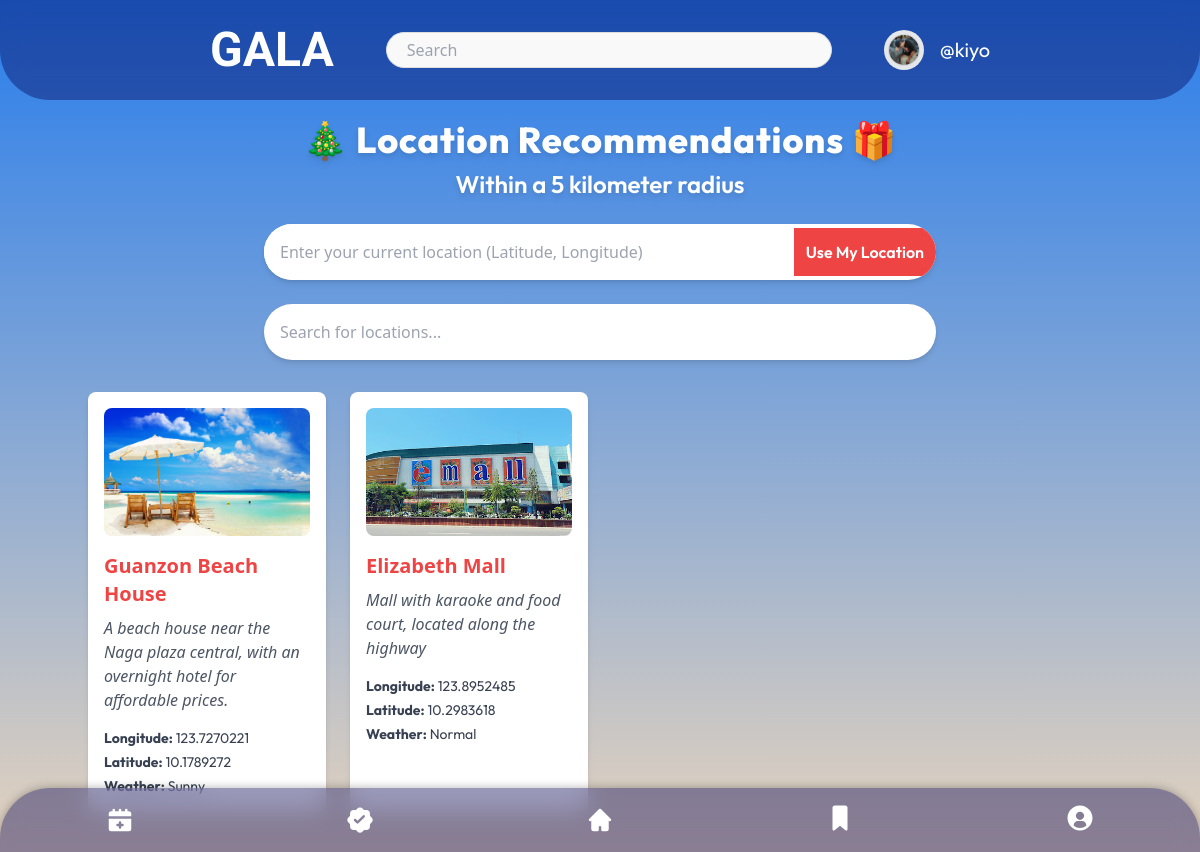
/recommendation/ (signed in), run on the app's committed database.
### user/models.py (models this page shows, shortened)
class Profile(models.Model):
    user = models.OneToOneField(User, on_delete=models.CASCADE)
    profile_picture = models.ImageField(upload_to='profile_pictures/', blank=True, null=True)

### recommendation/models.py (models this page shows, shortened)
class Location(models.Model):
    name = models.CharField(max_length=255)
    description = models.TextField()
    latitude = models.FloatField()
    longitude = models.FloatField()
    weather = models.CharField(max_length=255)
    image = models.ImageField(upload_to='location_images/', blank=True, null=True)  # Add image field
    address = models.CharField(max_length=500, blank=True, null=True)

### recommendation/views.py (the view)
# urls.py: path('', views.recommendation_view, name='recommendation'),
def recommendation_view(request):
    query = request.GET.get('search', '')
    locations = Location.objects.filter(name__icontains=query) if query else Location.objects.all()
    return render(request, 'recommendation.html', {'locations': locations, 'query': query})

### recommendation/templates/recommendation.html (shortened to what this page needs)
{% extends 'base.html' %}
{% load static %}
{% block content %}
<body class="imnida" style="background: linear-gradient(to bottom, #287dec, #e5d3be); min-height: 100vh;">
    <div class="main-content relative py-10 px-4" style="padding-top: 120px;">
        <div class="container mx-auto">
            <div class="text-center mb-6">
                <h1 class="text-4xl font-extrabold text-white tracking-wide drop-shadow-md">
                    🎄 Location Recommendations 🎁
                </h1>
                <h2 class="text-2xl font-semibold text-white mt-2 drop-shadow-md">
                    Within a 5 kilometer radius
                </h2>
            </div>
            <div class="flex justify-center mb-6">
                <div class="flex items-center w-full max-w-2xl bg-white rounded-full shadow-md overflow-hidden">
                    <input type="text" id="current-location"
                        placeholder="Enter your current location (Latitude, Longitude)"
                        class="flex-grow p-4 text-gray-700 focus:outline-none" />
                    <button id="locate-me"
                        class="bg-red-500 hover:bg-red-600 text-white font-semibold py-3 px-3 transition">
                        Use My Location
                    </button>
                </div>
            </div>
            <div class="flex justify-center mb-8">
                <input type="text" id="location-search" placeholder="Search for locations..."
                    class="w-full max-w-2xl p-4 text-gray-700 rounded-full shadow-md focus:outline-none focus:ring focus:ring-red-300" />
            </div>
            <div id="locations-container" class="grid grid-cols-1 sm:grid-cols-2 md:grid-cols-3 lg:grid-cols-4 gap-6">
                {% for location in locations %}
                <div class="location-card p-4 bg-white shadow-md rounded-lg hover:shadow-lg transition"
                    data-name="{{ location.name|lower }}" data-description="{{ location.description|lower }}">
                    {% if location.image %}
                    <img src="{{ location.image.url }}" alt="{{ location.name }}"
                        class="w-full h-32 object-cover rounded-lg mb-4">
                    {% else %}
                    <div class="w-full h-32 bg-gray-200 rounded-lg flex items-center justify-center text-gray-500 mb-4">
                        No Image
                    </div>
                    {% endif %}
                    <h3 class="text-xl font-bold text-red-500 mb-2">
                        {{ location.name }}
                    </h3>
                    <p class="text-gray-600 italic mb-4">{{ location.description }}</p>
                    <ul class="text-sm text-gray-700 space-y-1">
                        <li><strong>Longitude:</strong> {{ location.longitude }}</li>
                        <li><strong>Latitude:</strong> {{ location.latitude }}</li>
                        <li><strong>Weather:</strong> {{ location.weather }}</li>
                    </ul>
                </div>
                {% empty %}
                <div class="col-span-full text-center">
                    <p class="text-red-500 text-lg font-semibold">
                        🎅 No locations found matching your search. Try again! 🤶
                    </p>
                </div>
                {% endfor %}
            </div>
        </div>
    </div>
</body>
{% endblock %}

### templates/menu.html (shortened to what this page needs)
{% load static %}
<!DOCTYPE html>
<html lang="en">
<head>
    <script src="https://cdn.tailwindcss.com"></script>
    <link rel="stylesheet" href="{% static 'css/menu.css' %}">
    <link rel="stylesheet" href="{% static 'css/fonts.css' %}">
</head>
<body class="menu-page" data-user-authenticated="{% if user.is_authenticated %}true{% else %}false{% endif %}">
    <div class="navbar">
        <div class="flex items-center space-x-4 w-full pl-40 pr-40 justify-between">
            <div class="lobster-two-bold text-5xl text-white ">GALA</div>
            <div class="form-control flex-grow max-w-[920px] mx-auto">
                <input type="text" placeholder="Search" class="input input-bordered w-full" />
            </div>
            <div class="flex items-center h-full gap-2 text-white">
                <div
                    class="avatar w-10 h-10 rounded-full overflow-hidden bg-gray-200 border-1 border-white flex items-center justify-center">
                    {% if user.is_authenticated and user.profile.profile_picture %}
                    <img class="w-20 h-20 object-cover rounded-full ring-1 ring-gray-300 dark:ring-gray-500"
                        src="{{ user.profile.profile_picture.url }}">
                    {% else %}
                    <div class="w-20 h-20 flex items-center justify-center bg-gray-300">
                        <span class="text-xl font-medium text-gray-600">?</span>
                    </div>
                    {% endif %}
                </div>
                <span class="outfit text-xl font-regular">
                    {% if user.is_authenticated %}
                    @{{ user.username }}
                    {% else %}
                    Anonymous
                    {% endif %}
                </span>
            </div>
        </div>
    </div>
    <div class="btm-nav h-16 bg-dark text-white">
        <a href="/eventcalendar" class="flex justify-center items-center">
            <button>
            </button>
        </a>
        <a href="/recommendation" class="flex justify-center items-center">
            <button>
            </button>
        </a>
        <a href="/" class="flex justify-center items-center">
            <button>
            </button>
        </a>
        <button>
        </button>
        <div class="group relative">
            <button onclick="handleSettingsClick()" class="focus:outline-none">
            </button>
        </div>
    </div>
    {% include "authmodal.html" %}
</body>
</html>

### static/css/menu.css (style rules this page uses)
.navbar { display: flex; justify-content: space-between; align-items: center; padding: 10px 50px; height: 100px; background: rgba(3, 2, 84, 0.4); backdrop-filter: blur(12px); border-bottom-left-radius: 50px; border-bottom-right-radius: 50px; position: fixed; top: 0; left: 0; width: 100%; z-index: 9000; }
.navbar .avatar img { width: 30px; height: 30px; object-fit: cover; }
.navbar .flex { display: flex; align-items: center; gap: 16px; }
.navbar .form-control { display: flex; justify-content: center; align-items: center; flex-grow: 1; padding: 0 20px; }
.navbar .form-control input { background-color: #f9f9f9; color: #333; border: 1px solid #ddd; padding: 5px 20px; width: 100%; max-width: 720px; border-radius: 30px; }
.btm-nav { position: fixed; bottom: 0; left: 0; width: 100%; display: flex; justify-content: space-around; background: rgba(3, 2, 84, 0.4); backdrop-filter: blur(12px); padding: 10px 0; box-shadow: 0 0 10px rgba(0, 0, 0, 0.3); z-index: 9000; border-top-left-radius: 50px; border-top-right-radius: 50px; }
.btm-nav button { background: none; border: none; padding: 5px; text-align: center; display: flex; flex-direction: column; align-items: center; color: #fff; transition: all 0.3s ease; }
.btm-nav svg { width: 30px; height: 30px; color: #ffffff; }

### user/static/css/authmodal.css (style rules this page uses)
#authModal, #authModal-container, .logo, .text-center, .text-sm, .text-2xl, .font-semibold, .font-semibold, .link-text { font-family: "Outfit", sans-serif; }

### data on the page
Location: image (picture), name "Guanzon Beach House", description "A beach house near the Naga plaza central, with an overnight hotel for affordable prices.", longitude "123.7270221", latitude "10.1789272", weather "Sunny"
Location: image (picture), name "Elizabeth Mall", description "Mall with karaoke and food court, located along the highway", longitude "123.8952485", latitude "10.2983618", weather "Normal"

### other printed values
{{ user.username }} "kiyo"
